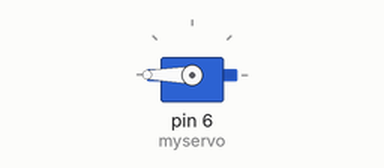
A sketch run on a simulated Arduino Uno, built with avr-gcc and run on an emulated ATmega328P. Parts: servo.

Above: at 0.05 s.
At 6.0 s:
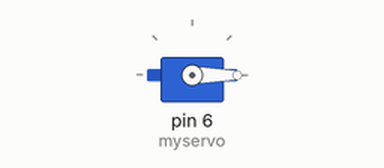
Timing chart, 0 to 7.8 s (numbered marks = the images above):
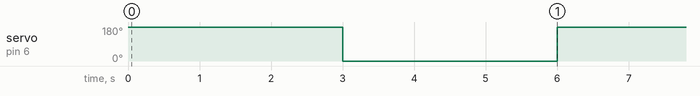

The sketch:

servo180.ino
```cpp
#include <Servo.h>
Servo myservo;
void setup() {
  // put your setup code here, to run once:
 myservo.attach(6,600,2500);

 myservo.write(90);
}

void loop() {
  // put your main code here, to run repeatedly:
 myservo.write(180);

 delay(3000);

 myservo.write(0);

 delay (3000);
}
```

Measured:
- by itself, servo on pin 6 (myservo): alternates 180° for 3.0 s and 0° for 3.0 s
